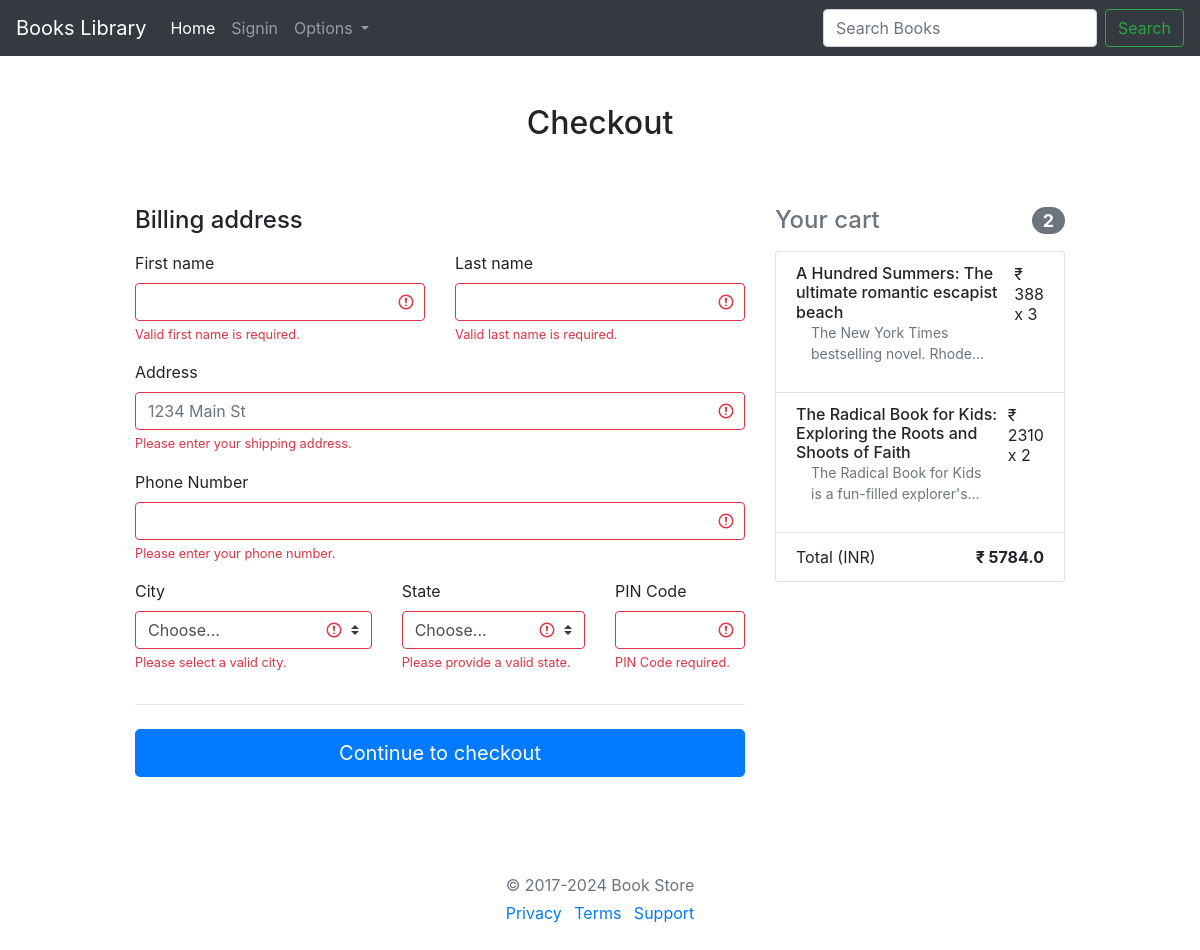
The app's page /order-checkout/ (signed in), older data.
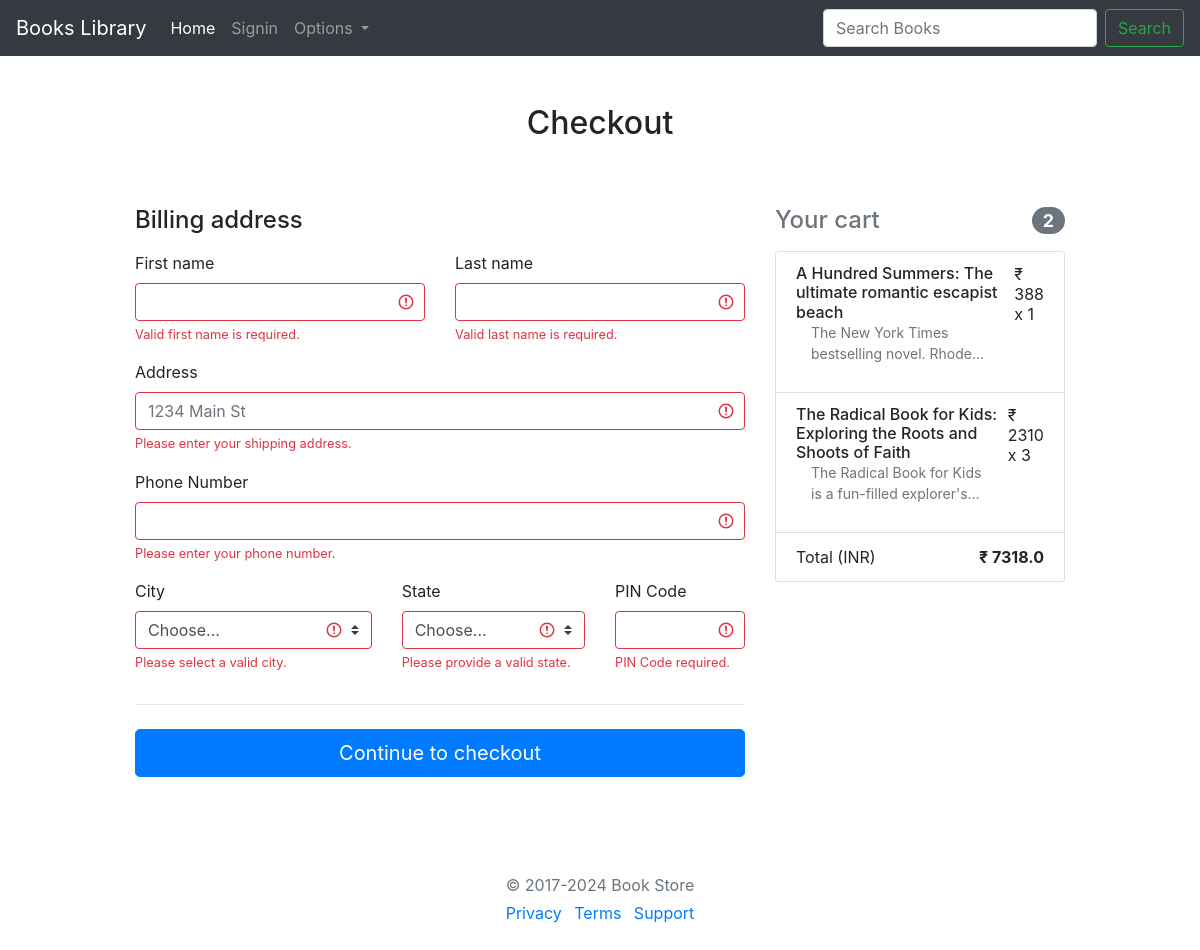
The same page, newer data.
### LibraryManagementSystemApp/models.py (models this page shows)
class Cart(models.Model):
    CID = models.ForeignKey(Customer, on_delete=models.CASCADE)
    PID = models.ForeignKey(Book, on_delete=models.CASCADE)
    Quantity = models.IntegerField()
    Total_Amount = models.FloatField()
    class Meta:
        db_table = 'Cart'

class Book(models.Model):
    Name = models.CharField(max_length=200)
    Author = models.CharField(max_length=200)
    ISBN10 = models.BigIntegerField()
    Image = models.ImageField(upload_to="media")
    Price = models.IntegerField()
    Description = models.CharField(max_length=9000)
    class Meta:
        db_table = "Book"

### LibraryManagementSystemApp/views.py (the view)
# urls.py: path('order-checkout/', OrderCheckout, name='OrderCheckout'),
def OrderCheckout(request):
    if request.method == "GET" and not request.session["sessionvalue"]:
        return redirect('../signin/')
    if request.method == "GET" and request.session["sessionvalue"]:
        sessionemail = request.session['sessionemail']
        custobj = Customer.objects.get(Email=sessionemail)
        cart_products = Cart.objects.filter(CID=custobj.id)
        total_amount = 0
        no_of_products = 0
        for product in cart_products:
            total_amount += product.Total_Amount
            no_of_products += 1
        return render(request, 'order-checkout.html', {'cart_products': cart_products, 'total_amount': total_amount, 'no_of_products':no_of_products})

### LibraryManagementSystemApp/templates/order-checkout.html (shortened to what the changed rows need)
{% extends 'top-nav.html' %}
{% load static %}
{% block stylesheet %}
<link rel="stylesheet" href="{% static '/LMSA/form-validation.css' %}">
{% endblock %}
{% block content %}
    <div class="container">
        <div class="py-5 text-center">
          <h2>Checkout</h2>
        </div>
        <div class="row">
          <div class="col-md-4 order-md-2 mb-4">
            <ul class="list-group mb-3">
            {% for product in cart_products %}
              <li class="list-group-item d-flex justify-content-between lh-condensed">
                <div>
                  <h6 class="my-0">{{ product.PID.Name }}</h6>
                    <div class="container">
                      <div id="summary">
                        <p class="collapse text-muted" id="collapseSummary">
                          {{ product.PID.Description }}
                        </p>
                      </div>
                    </div>
                </div>
                <span class="">₹ {{ product.PID.Price }} x {{ product.Quantity }}</span>
              </li>
            {% endfor %}
              <li class="list-group-item d-flex justify-content-between">
                <span>Total (INR)</span>
                <strong>₹ {{ total_amount }}</strong>
              </li>
            </ul>
          </div>
          </div>
        </div>
{% endblock %}

Row changes from the older to the newer data that the page shows:
changed Cart "A Hundred Summers: The ultimate romantic escapist beach": Quantity "3" → "1"
changed Cart "The Radical Book for Kids: Exploring the Roots and Shoots of Faith": Quantity "2" → "3"
Text that changed along with them:
{{ total_amount }}: "5784.0" → "7318.0"
